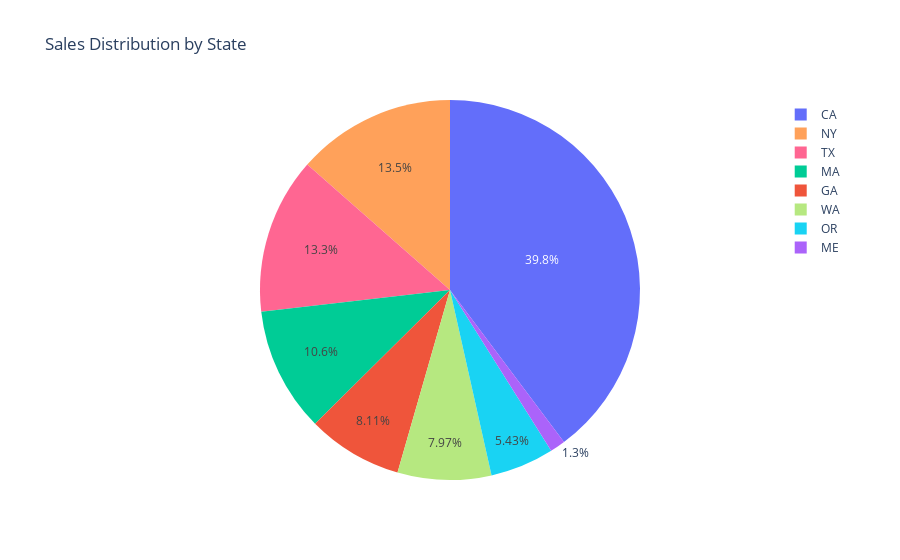

Notebook source saved alongside this figure:
### Code cell
fig=px.pie(State, names='State', values='Sales', title='Sales Distribution by State', color='State')
fig.show()

### Figure 1 — Plotly figure (JSON) as saved in the notebook; plotly's stock layout.template omitted (floating-point values rounded to 4 significant figures)
{"data": [{"customdata": [["CA"], ["GA"], ["MA"], ["ME"], ["NY"], ["OR"], ["TX"], ["WA"]], "domain": {"x": [0, 1], "y": [0, 1]}, "hovertemplate": "State=%{customdata[0]}<br>Sales=%{value}<extra></extra>", "labels": ["CA", "GA", "MA", "ME", "NY", "OR", "TX", "WA"], "legendgroup": "", "marker": {"colors": ["#636efa", "#EF553B", "#00cc96", "#ab63fa", "#FFA15A", "#19d3f3", "#FF6692", "#B6E880"]}, "name": "", "showlegend": true, "type": "pie", "values": [13700000.0, 2794000.0, 3657000.0, 449300.0, 4661000.0, 1870000.0, 4581000.0, 2745000.0]}], "layout": {"legend": {"tracegroupgap": 0}, "title": {"text": "Sales Distribution by State"}}}
